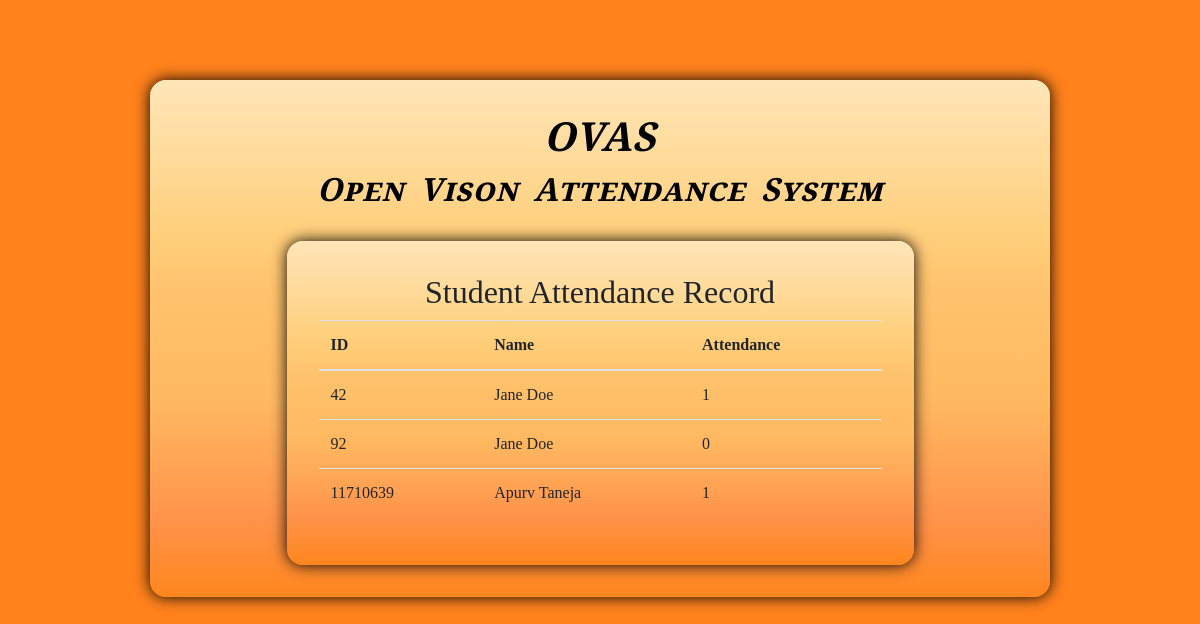
The app's page /marked, older data.
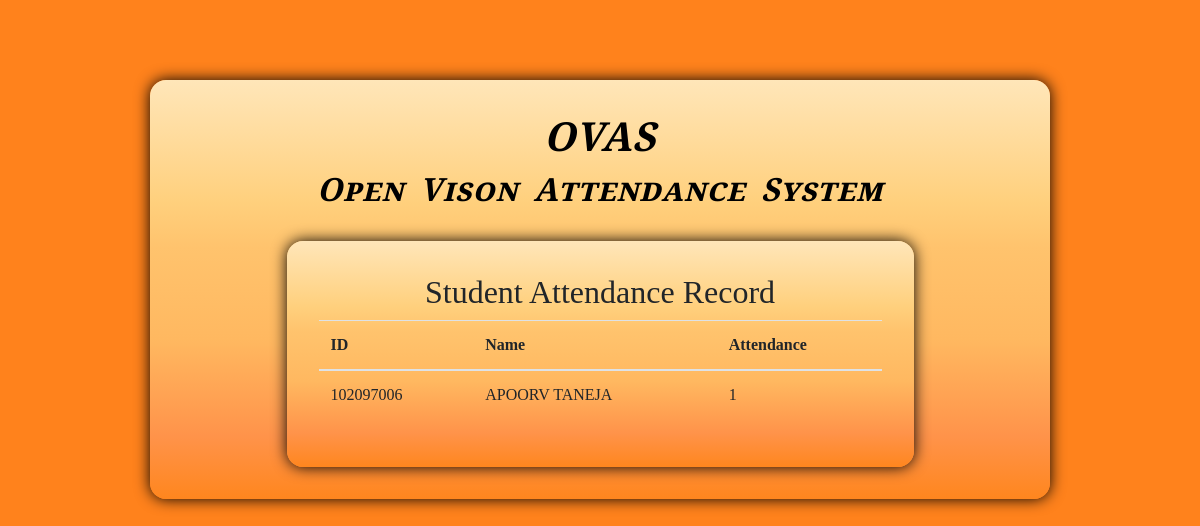
The same page, newer data.
### tables this page shows
CREATE TABLE "student_at" (
	"Id"	INTEGER UNIQUE,
	"Name"	TEXT,
	"Attendance"	INTEGER DEFAULT 0,
	PRIMARY KEY("Id")
);

### app.py (the view)
@app.route('/marked', methods=['POST', 'GET'])
def marked():
    conn = sqlite3.connect('StudentDetails.db')
    c = conn.cursor()
    sqlite_select_query = """SELECT * from student_at"""
    c.execute(sqlite_select_query)
    records = c.fetchall()
    conn.commit()
    conn.close()
    if request.method == 'POST':
        return redirect(url_for('marked'))
    return render_template('marked.html',records=records)

### templates/marked.html (shortened to what this page needs)
<!DOCTYPE html>
<html lang="en">
<head>
  <link rel="stylesheet" href="https://stackpath.bootstrapcdn.com/bootstrap/4.4.1/css/bootstrap.min.css">
  <link rel="stylesheet" href="https://maxcdn.bootstrapcdn.com/font-awesome/4.4.0/css/font-awesome.min.css">
  <link rel="stylesheet" href="{{ url_for('static', filename = 'css/style.css') }}">
</head>
<body>
  <center>
    <div class="dash">
      <div class="dashin card-signin">
        <a class="demoFont" href="{{ url_for('index') }}">
          <h1 class="text-center"><B>OVAS</B></h1>
          <h2 class="text-center"><b>Open Vison Attendance System</b></h2>
        </a>
        <div class='dashinn card-signin'>
            <h2>Student Attendance Record</h2>
            <table class="table">
                <thead>
                  <tr>
                    <th scope="col">ID</th>
                    <th scope="col">Name</th>
                    <th scope="col">Attendance</th>
                  </tr>
                </thead>
                <tbody>
                    {% for item in records %}
                    <tr>
                        <td>{{item[0]}}</td>
                        <td>{{item[1]}}</td>
                        <td>{{item[2]}}</td>
                    </tr>
                    {% endfor %}
                </tbody>
              </table>
        </div>
      </div>
    </div>
  </center>
</body>
</html>

### static/css/style.css (style rules this page uses)
:root { --input-padding-x: 1.5rem; --input-padding-y: .75rem; }
body { background: rgb(255, 130, 28); font-family: "Times New Roman", Times, serif; }
.dashin { width : 75%; height: 75%; margin: 5rem; border-radius: 15px; padding: 2rem; background: linear-gradient(180deg, rgba(255,230,185,1) 0%, rgba(255,208,125,1) 29%, rgba(255,195,109,1) 40%, rgba(255,184,96,1) 62%, rgba(255,147,74,1) 85%, rgba(255,134,30,1) 100%); }
.dashinn { border-radius: 15px; background-color: #fff0bc ; background: linear-gradient(180deg, rgba(255,230,185,1) 0%, rgba(255,208,125,1) 29%, rgba(255,195,109,1) 40%, rgba(255,184,96,1) 62%, rgba(255,147,74,1) 85%, rgba(255,134,30,1) 100%); padding: 2rem; width : 75%; margin-top:2rem; }
td { padding: 5rem 0rem 2rem 0rem; }
.card-signin { border: 0; border-radius: 1rem; box-shadow: 0px 0px 15px BLACK; }
a { color: whitesmoke ; text-decoration: none; }
.demoFont { font-family: 'Cinzel Decorative', cursive; font-size: 40px; letter-spacing: 1px; word-spacing: 6px; color: black; font-weight: 700; text-decoration: none; font-style: italic; font-variant: small-caps; text-transform: none; }

Row changes from the older to the newer data that the page shows:
removed student_at: Id "42", Name "Jane Doe", Attendance "1"
removed student_at: Id "92", Name "Jane Doe", Attendance "0"
removed student_at: Id "11710639", Name "Apurv Taneja", Attendance "1"
added student_at: Id "102097006", Name "APOORV TANEJA", Attendance "1"
